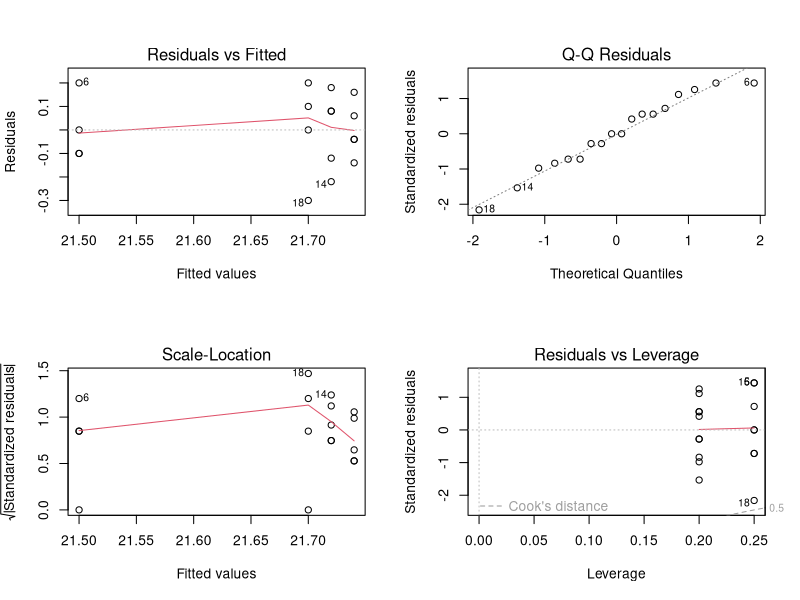
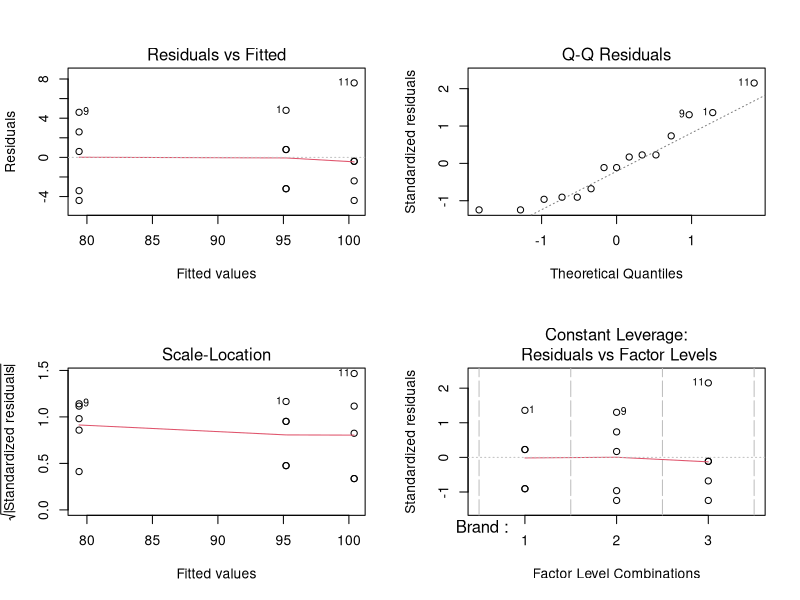
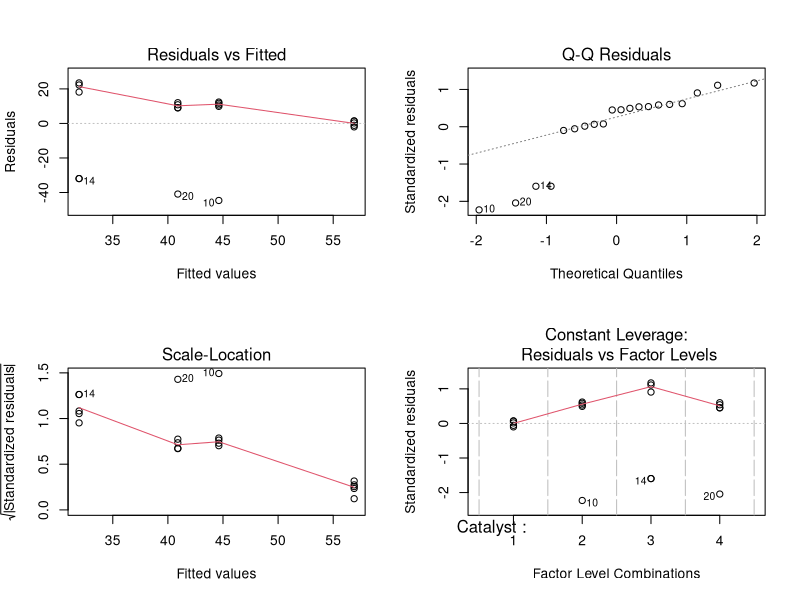

These figures' R source, in order:
## ---- chunk 1
Temp <- c(100, 100,100,100,100,125,125,125,125,
          150,150,150,150, 150 ,175,175,175,175)
Temp <- factor(Temp)
Density <- c(21.8 ,21.9 ,21.7 ,21.6 ,21.7,
             21.7 ,21.4 ,21.5, 21.4, 21.9, 
             21.8, 21.8, 21.6, 21.5, 21.9, 
             21.7, 21.8, 21.4)
RESI1 <- c(0.06 ,0.16 ,-0.04 ,-0.14 ,-0.04 ,
           0.2 ,-0.1 ,0 ,-0.1 ,0.18 ,
           0.08 ,0.08 ,-0.12 ,-0.22 ,
           0.2 ,0 ,0.1 ,-0.3)
p16 <- data.frame(Temp, Density, RESI1)
## ---- chunk 2
m1 <- lm(Density ~ Temp, p16)
anova(m1)
## ---- chunk 3
par(mfrow=c(2,2))
plot(m1)
## ---- chunk 4
Brand <- c(1 ,1 ,1 ,1 ,1, 2 ,2 ,2 ,2 ,2, 3 ,3 ,3 ,3 ,3)
Brand <- factor(Brand)
Life <- c(100 ,96 ,92 ,96 ,92, 76 ,80 ,75 ,84 ,82,
          108 ,100 ,96 ,98 ,100)
p26 <- data.frame(Brand, Life)
## ---- chunk 5
m2 <- lm(Life ~ Brand, p26)
anova(m2)
## ---- chunk 6
par(mfrow=c(2,2))
plot(m2)
## ---- chunk 7
b <- p26[p26$Brand == 2,]
mean_b <- mean(b$Life)
sd_b <- sd(b$Life)
k <- qt(p = 0.975, 4)
se <- k * (sd_b/sqrt(5))
c(mean_b - se, mean_b +se)
## ---- chunk 8
c <- p26[p26$Brand == 3,]
mean_c <- mean(c$Life)
sd_c <- sd(c$Life)
s_pooled <- (4*sd_c^2 + 4*sd_b^2) / 8
D <- mean_b - mean_c
t <- qt(0.99, 8)
se <- t* sqrt(s_pooled*(2/5))
c(D - se, D+se)
## ---- chunk 9
Catalyst <- c(1 ,1 ,1 ,1 ,1 ,2 ,2 ,2 ,2 ,2,
              3 ,3 ,3 ,3 ,3 ,4 ,4 ,4 ,4 ,4)
Catalyst <- factor(Catalyst)
Concentration <- c(58.2 ,57.2 ,58.4 ,55.8 ,54.9,
                   56.3 ,54.5 ,57 ,55.3 ,0.0 ,50.1,
                   54.2 ,55.4 ,0.0 ,0.0 ,52.9 ,49.9 ,50 ,51.7, 0.0)
p27 <- data.frame(Catalyst, Concentration)
## ---- chunk 10
m3 <- lm(Concentration ~ Catalyst, p27)
anova(m3)
## ---- chunk 11
par(mfrow=c(2,2))
plot(m3)
## ---- chunk 12
c1 <- p27[p27$Catalyst == 1,]
mean_c1 <- mean(c1$Concentration)
sd_c1 <- sd(c1$Concentration)
t <- qt(0.99, 4)
se <- t * (sd_c1/ sqrt(5))
c(mean_c1 - se, mean_c1 + se)
